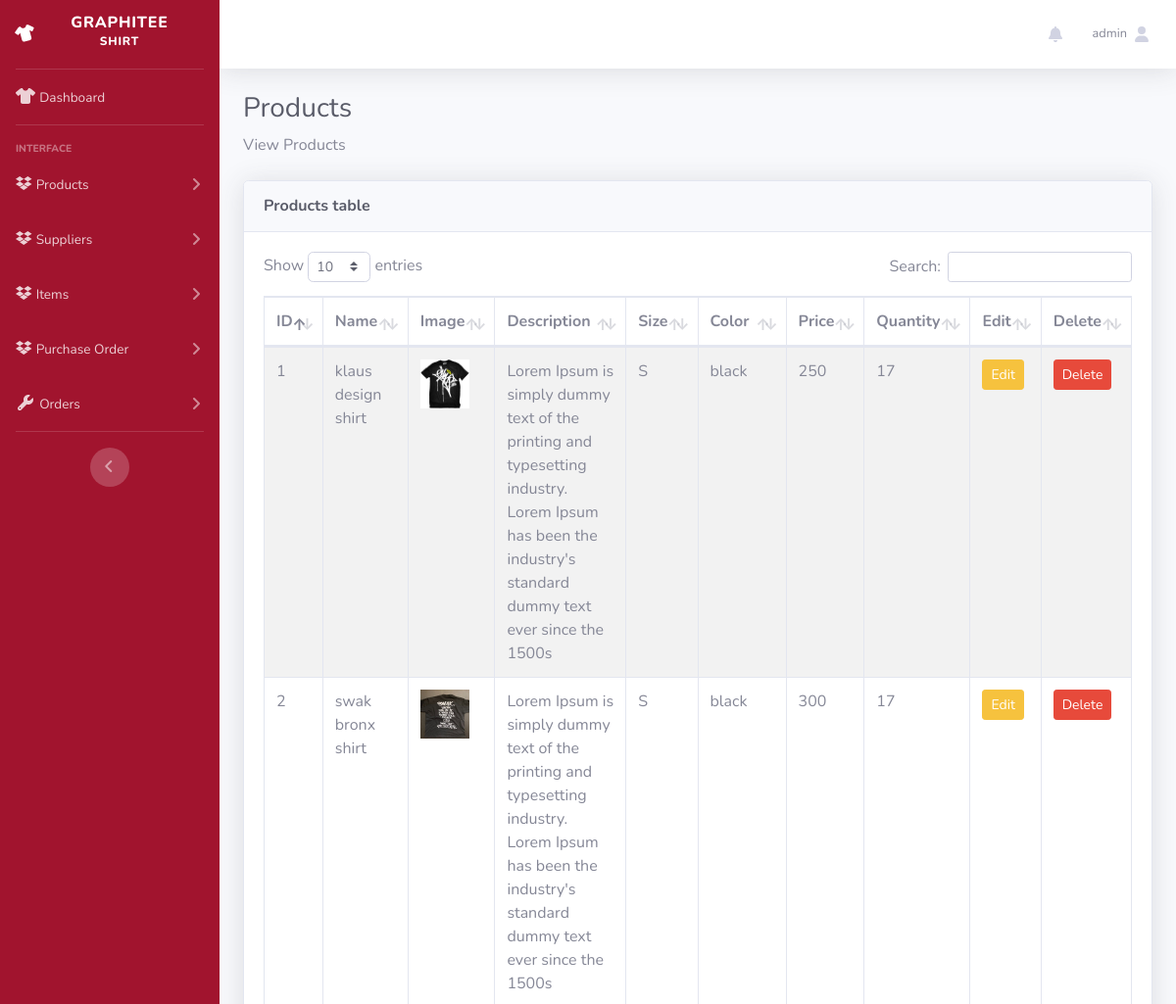
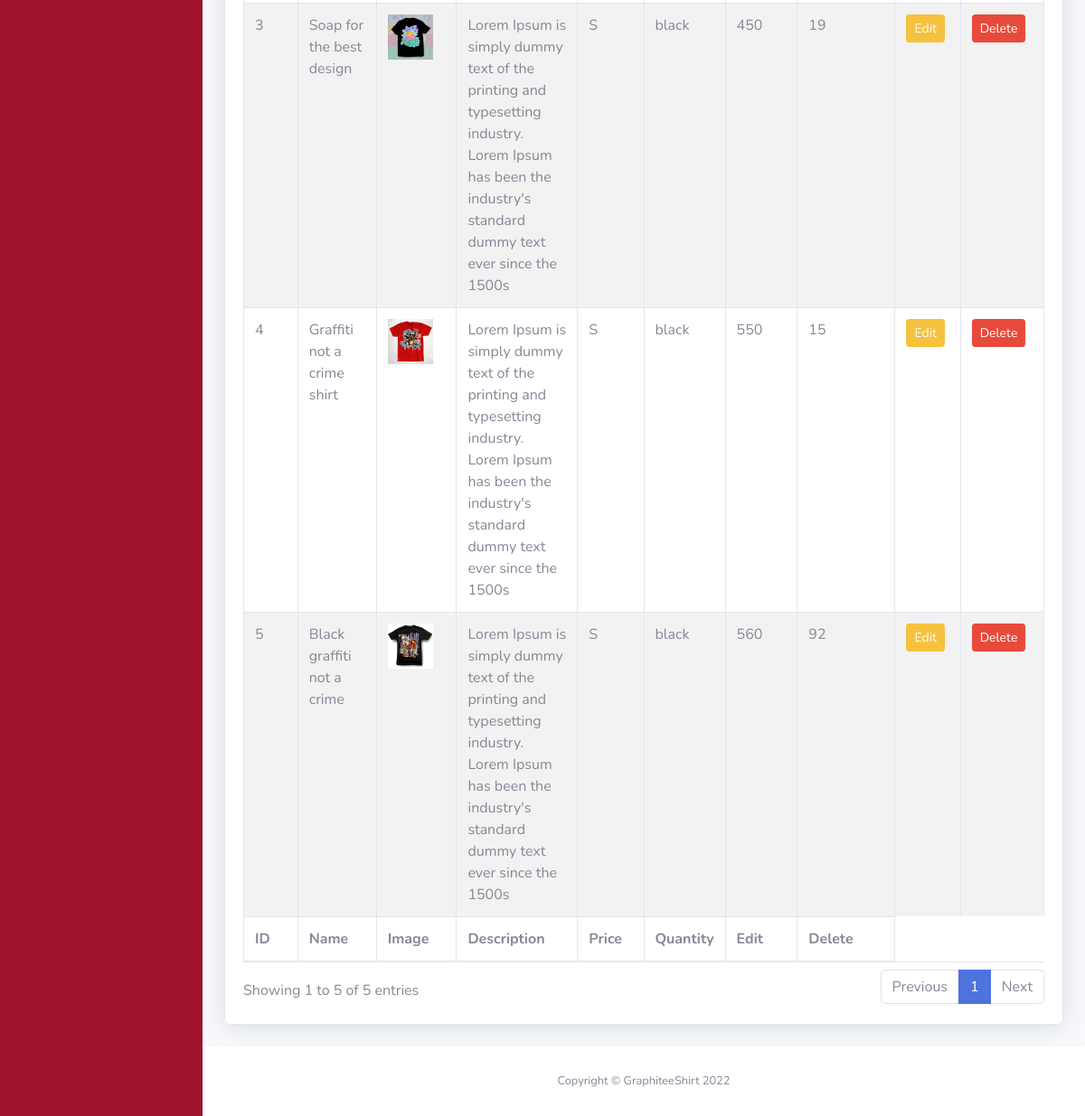
The page /view-products.php (signed in) on the database its author committed (2 pictures, top to bottom).
### tables this page shows
CREATE TABLE `products` (
  `id` int(11) NOT NULL,
  `code` varchar(50) DEFAULT NULL,
  `name` varchar(255) NOT NULL,
  `size` varchar(10) NOT NULL DEFAULT 'S',
  `color` varchar(50) NOT NULL DEFAULT 'black',
  `slug` varchar(255) NOT NULL,
  `image` varchar(255) NOT NULL,
  `description` text NOT NULL,
  `price` int(11) NOT NULL,
  `quantity` int(11) NOT NULL,
  `max_quantity` int(11) NOT NULL DEFAULT 20
);

### classes/connectiondb.php (called while the page is built, shortened)
<?php
class connection
{
    protected function connect()
    {
        try {
            $servername = "localhost";
            $username = "root";
            $password = "";
            $conn = new PDO("mysql:host=$servername;dbname=ooplogin", $username, $password);
            $conn->setAttribute(PDO::ATTR_ERRMODE, PDO::ERRMODE_EXCEPTION);
            return $conn;
        } catch (PDOException $e) {
            echo "Connection failed: " . $e->getMessage();
            die();
        }
    }
}

### classes/viewproductModel.php (called while the page is built, shortened)
<?php
class viewproducts extends connection
{
    function getAll($table)
    {
        $sql = "SELECT * FROM $table";
        $stmt = $this->connect()->prepare($sql);
        $stmt->execute();
        return $stmt;
    }
}

### view-products.php (the view, shortened to what this page needs)
<?php
include "classes/connectiondb.php";
include "classes/viewproductModel.php";
?>
<!DOCTYPE html>
<html lang="en">
<head>
    <link href="vendors/fontawesome-free/css/all.min.css" rel="stylesheet" type="text/css">
    <link href="dashboard/css/sb-admin-2.min.css" rel="stylesheet">
    <link href="vendors/datatables/dataTables.bootstrap4.min.css" rel="stylesheet">
    <link rel="stylesheet" href="https://cdnjs.cloudflare.com/ajax/libs/font-awesome/6.1.2/css/all.min.css">
    <link rel="stylesheet" href="styles/viewProduct.css">
</head>
<body id="page-top">
    <div id="wrapper">
        <ul class="navbar-nav bg-gradient-primary sidebar sidebar-dark accordion" id="accordionSidebar">
            <a class="sidebar-brand d-flex align-items-center justify-content-center" href="adminDashboard.php">
                <div class="sidebar-brand-icon rotate-n-15">
                    <i class="fa-solid fa-shirt"></i>
                </div>
                <div class="sidebar-brand-text mx-3">Graphitee <sup>Shirt</sup></div>
            </a>
            <hr class="sidebar-divider my-0">
            <li class="nav-item">
                <a class="nav-link" href="adminDashboard.php">
                    <i class="fa-solid fa-shirt"></i>
                    <span>Dashboard</span></a>
            </li>
            <hr class="sidebar-divider">
            <div class="sidebar-heading">
                Interface
            </div>
            <li class="nav-item">
                <a class="nav-link collapsed" href="#" data-toggle="collapse" data-target="#collapseTwo" aria-expanded="true" aria-controls="collapseTwo">
                    <i class="fa-brands fa-dropbox"></i>
                    <span>Products</span>
                </a>
            </li>
            <li class="nav-item">
                <a class="nav-link collapsed" href="#" data-toggle="collapse" data-target="#collapse3" aria-expanded="true" aria-controls="collapse3">
                    <i class="fa-brands fa-dropbox"></i>
                    <span>Suppliers</span>
                </a>
            </li>
            <li class="nav-item">
                <a class="nav-link collapsed" href="#" data-toggle="collapse" data-target="#collapse4" aria-expanded="true" aria-controls="collapse4">
                    <i class="fa-brands fa-dropbox"></i>
                    <span>Items </span>
                </a>
            </li>
            <li class="nav-item">
                <a class="nav-link collapsed" href="#" data-toggle="collapse" data-target="#collapse5" aria-expanded="true" aria-controls="collapse4">
                    <i class="fa-brands fa-dropbox"></i>
                    <span>Purchase Order </span>
                </a>
            </li>
            <li class="nav-item">
                <a class="nav-link collapsed" href="#" data-toggle="collapse" data-target="#collapseUtilities" aria-expanded="true" aria-controls="collapseUtilities">
                    <i class="fas fa-fw fa-wrench"></i>
                    <span>Orders</span>
                </a>
            </li>
            <hr class="sidebar-divider">
            <div class="text-center d-none d-md-inline">
                <button class="rounded-circle border-0" id="sidebarToggle"></button>
            </div>
        </ul>
        <div id="content-wrapper" class="d-flex flex-column">
            <div id="content">
                <nav class="navbar navbar-expand navbar-light bg-white topbar mb-4 static-top shadow">
                    <ul class="navbar-nav ml-auto">
                        <li class="nav-item dropdown no-arrow mx-1">
                            <a class="nav-link dropdown-toggle" href="#" id="alertsDropdown" role="button" data-toggle="dropdown" aria-haspopup="true" aria-expanded="false">
                                <i class="fas fa-bell fa-fw <?php echo $shake ?>"></i>
                            </a>
                        </li>
                        <li class="nav-item dropdown no-arrow">
                            <a class="nav-link dropdown-toggle" href="#" id="userDropdown" role="button" data-toggle="dropdown" aria-haspopup="true" aria-expanded="false">
                                <span class="mr-2 d-none d-lg-inline text-gray-600 small"><?php echo $_SESSION["usernameid"]; ?></span>
                                <i class="fa-solid fa-user"></i>
                            </a>
                        </li>
                    </ul>
                </nav>
                <div class="container-fluid">
                    <h1 class="h3 mb-2 text-gray-800">Products</h1>
                    <p class="mb-4">View Products</p>
                    <div class="card shadow mb-4">
                        <div class="card-header py-3">
                            <h6 class="m-0 font-weight-bold text-dark">Products table</h6>
                        </div>
                        <div class="card-body" id="products_table">
                            <div class="table-responsive">
                                <table id="dataTable" class="table table-striped table-bordered" style="width:100%">
                                    <thead class="">
                                        <tr>
                                            <th>ID</th>
                                            <th>Name</th>
                                            <th>Image</th>
                                            <th>Description</th>
                                            <th>Size</th>
                                            <th>Color</th>
                                            <th>Price</th>
                                            <th>Quantity</th>
                                            <th>Edit</th>
                                            <th>Delete</th>
                                        </tr>
                                    </thead>
                                    <tbody>
                                        <?php
                                        $view = new viewproducts();
                                        $prod = $view->getAll("products");
                                        if ($prod->rowCount() > 0) {
                                            foreach ($prod as $items) {
                                        ?>
                                                <tr>
                                                    <td><?= $items['id']; ?> </td>
                                                    <td><?= $items['name']; ?> </td>
                                                    <td>
                                                        <img src="uploads/<?= $items['image']; ?>" width="50px" height="50px" alt="<?= $items['name']; ?>">
                                                    </td>
                                                    <td><?= $items['description']; ?></td>
                                                    <td><?= $items['size']; ?></td>
                                                    <td><?= $items['color']; ?></td>
                                                    <td><?= $items['price']; ?></td>
                                                    <td><?= $items['quantity']; ?></td>
                                                    <td>
                                                        <a href="editProduct.php?myid=<?= $items['id']; ?>" class="btn btn-sm btn-warning">Edit</a>
                                                    </td>
                                                    <td>
                                                        <button name="delete_Product" type="button" class="btn btn-sm btn-danger deleteProduct" value="<?= $items['id']; ?>">Delete</button>
                                                    </td>
                                                </tr>
                                        <?php
                                            }
                                        } else {
                                            echo "No Records Found";
                                        }
                                        ?>
                                    </tbody>
                                    <tfoot>
                                        <tr>
                                            <th>ID</th>
                                            <th>Name</th>
                                            <th>Image</th>
                                            <th>Description</th>
                                            <th>Price</th>
                                            <th>Quantity</th>
                                            <th>Edit</th>
                                            <th>Delete</th>
                                        </tr>
                                    </tfoot>
                                </table>
                            </div>
                        </div>
                    </div>
                </div>
            </div>
            <footer class="sticky-footer bg-white">
                <div class="container my-auto">
                    <div class="copyright text-center my-auto">
                        <span>Copyright &copy; GraphiteeShirt 2022</span>
                    </div>
                </div>
            </footer>
        </div>
    </div>
</body>
</html>

### styles/viewProduct.css (style rules this page uses)
table.dataTable thead .sorting:after, table.dataTable thead .sorting:before, table.dataTable thead .sorting_asc:after, table.dataTable thead .sorting_asc:before, table.dataTable thead .sorting_asc_disabled:after, table.dataTable thead .sorting_asc_disabled:before, table.dataTable thead .sorting_desc:after, table.dataTable thead .sorting_desc:before, table.dataTable thead .sorting_desc_disabled:after, table.dataTable thead .sorting_desc_disabled:before { bottom: .5em; }
body { overflow:auto; }
footer { position:static; }
#accordionSidebar { background:#a1142e; }

### rows shown on the page
products: id "1", name "klaus design shirt", image (picture), description "Lorem Ipsum is simply dummy text of the printing and typesetting industry. Lorem Ipsum has been the industry's standard dummy text ever since the 1500s", size "S", color "black", price "250", quantity "17"
products: id "2", name "swak bronx shirt", image (picture), description "Lorem Ipsum is simply dummy text of the printing and typesetting industry. Lorem Ipsum has been the industry's standard dummy text ever since the 1500s", size "S", color "black", price "300", quantity "17"
products: id "3", name "Soap for the best design", image (picture), description "Lorem Ipsum is simply dummy text of the printing and typesetting industry. Lorem Ipsum has been the industry's standard dummy text ever since the 1500s", size "S", color "black", price "450", quantity "19"
products: id "4", name "Graffiti not a crime shirt", image (picture), description "Lorem Ipsum is simply dummy text of the printing and typesetting industry. Lorem Ipsum has been the industry's standard dummy text ever since the 1500s", size "S", color "black", price "550", quantity "15"
products: id "5", name "Black graffiti not a crime", image (picture), description "Lorem Ipsum is simply dummy text of the printing and typesetting industry. Lorem Ipsum has been the industry's standard dummy text ever since the 1500s", size "S", color "black", price "560", quantity "92"

### other values the page prints
$_SESSION["usernameid"] "admin"
